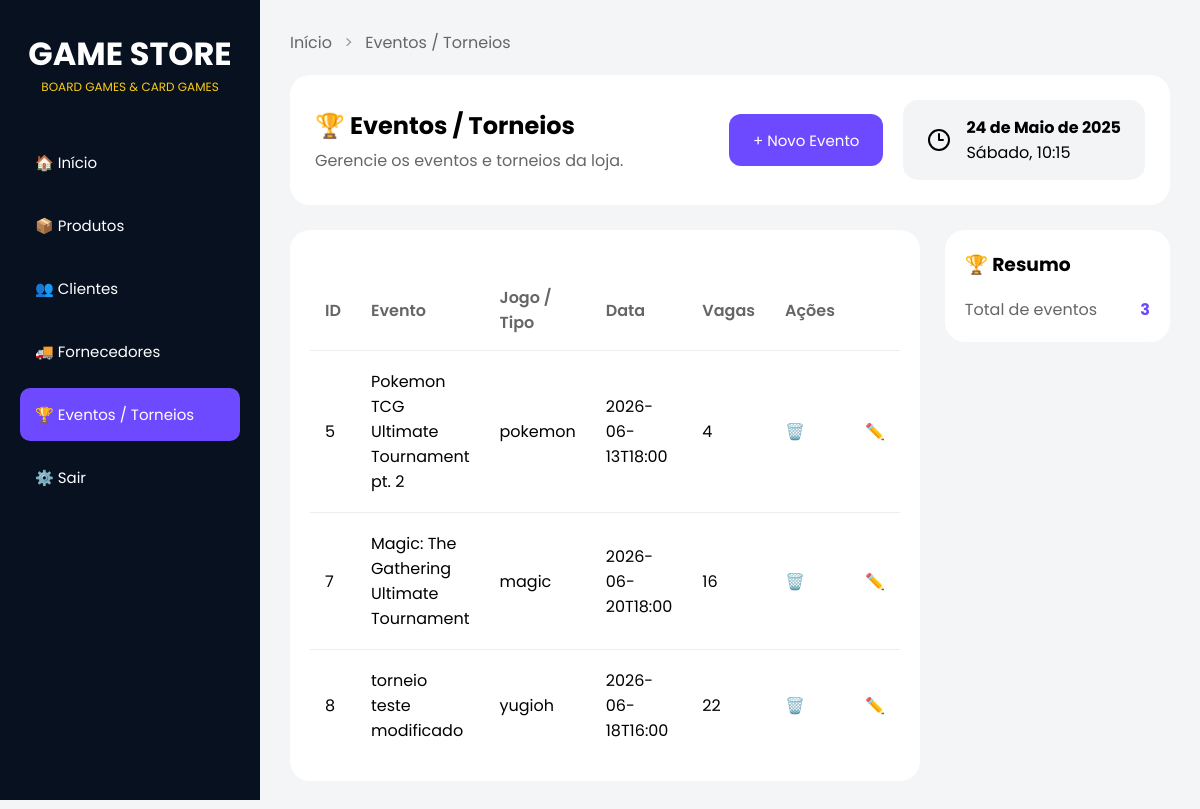
Before: /eventos with the older database file.
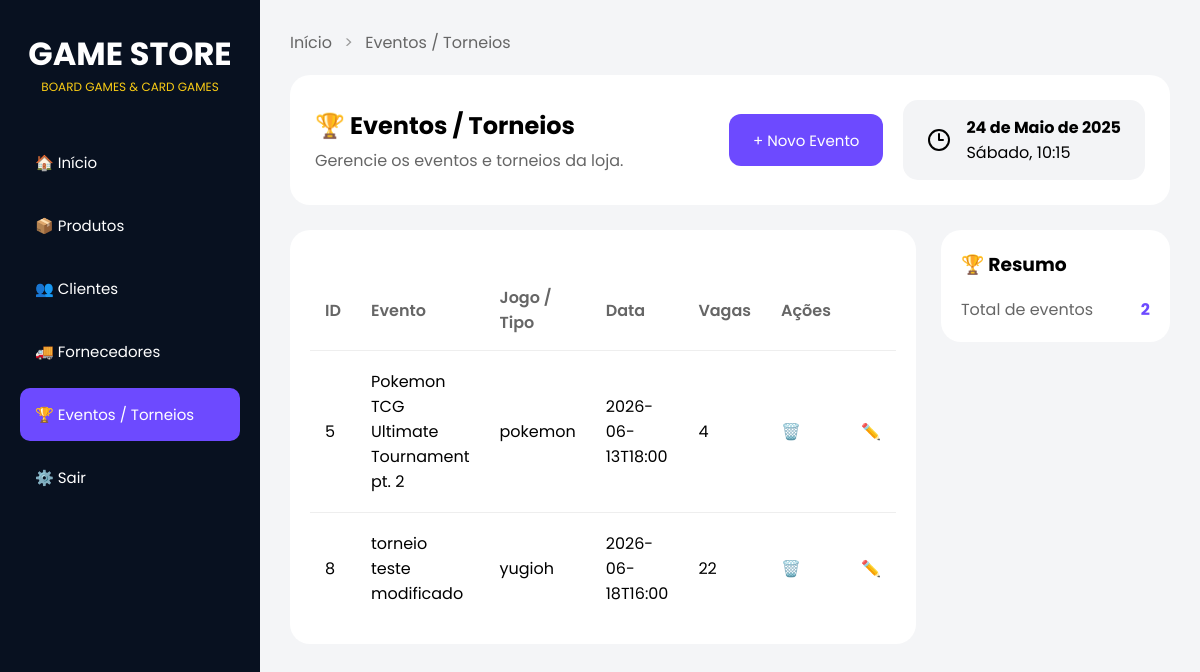
After: the same page with the newer database file.
### tables this page shows
CREATE TABLE eventos (
            id INTEGER PRIMARY KEY AUTOINCREMENT,
            nome TEXT NOT NULL,
            jogo TEXT NOT NULL,
            data TEXT NOT NULL,
            vagas INTEGER NOT NULL
        );

### routes.py (the view)
@app.route("/eventos")
def eventos():
    criar_tabela_eventos()
    lista = listar_eventos()
    return render_template(
    "eventos.html",
    eventos=lista,
    total_eventos=len(lista),
    modo = "criar"
)

### database.py (called while the page is built)
def conectar():
    return sqlite3.connect(CAMINHO_BANCO)

### modules/eventos.py (called while the page is built)
def criar_tabela_eventos():
    conn = conectar()
    cursor = conn.cursor()
    cursor.execute("""
        CREATE TABLE IF NOT EXISTS eventos (
            id INTEGER PRIMARY KEY AUTOINCREMENT,
            nome TEXT NOT NULL,
            jogo TEXT NOT NULL,
            data TEXT NOT NULL,
            vagas INTEGER NOT NULL
        )
    """)
    conn.commit()
    conn.close()

def listar_eventos():
    conn = conectar()
    cursor = conn.cursor()
    cursor.execute("SELECT * FROM eventos") # seleciona tudo da tabela eventos
    eventos = cursor.fetchall()
    conn.close()
    return eventos # retorna tudo q selecionamos com o fetchall

### templates/eventos.html (shortened to what this page needs)
<!doctype html>
<html lang="pt-BR">
<head>
  <link rel="stylesheet" href="{{ url_for('static', filename='eventos.css') }}" />
</head>
<body>
  <div class="sidebar">
    <div class="logo">
      <h1>GAME STORE</h1>
      <p>BOARD GAMES & CARD GAMES</p>
    </div>
    <div class="menu">
      <a href="/">🏠 Início</a>
      <a href="/produtos">📦 Produtos</a>
      <a href="/clientes">👥 Clientes</a>
      <a href="/fornecedores">🚚 Fornecedores</a>
      <a href="/eventos" class="active">🏆 Eventos / Torneios</a>
      <a href="#">⚙️ Sair</a>
    </div>
  </div>
  <main class="main">
    <div class="breadcrumb">
      <a href="/home">Início</a>
      <span>></span>
      <a href="/eventos">Eventos / Torneios</a>
    </div>
    <section class="topo">
      <div class="titulo-subt">
        <h1>🏆 Eventos / Torneios</h1>
        <p>Gerencie os eventos e torneios da loja.</p>
      </div>
      <div class="botoes-titulo">
        <button class="new-event" onclick="mostrarFormulario()">
          + Novo Evento
        </button>
      </div>
      <div class="data">
        <i data-lucide="clock-3"></i>
        <div class="data-textos">
          <h4>24 de Maio de 2025</h4>
          <p>Sábado, 10:15</p>
        </div>
      </div>
    </section>
    <section class="content">
      <div class="eventos">
        <table class="tabela-eventos">
          <thead>
            <tr>
              <th>ID</th>
              <th>Evento</th>
              <th>Jogo / Tipo</th>
              <th>Data</th>
              <th>Vagas</th>
              <th>Ações</th>
            </tr>
          </thead>
          <tbody>
            {% for evento in eventos %}
            <tr>
              <td>{{ evento[0] }}</td>
              <td>{{ evento[1] }}</td>
              <td>{{ evento[2] }}</td>
              <td>{{ evento[3] }}</td>
              <td>{{ evento[4] }}</td>
              <td>
                <form action="/eventos/excluir/{{ evento[0] }}" method="POST">
                  <button type="submit">🗑️</button>
                </form>
              </td>
              <td>
                <form action="/eventos/editar/{{ evento[0] }}" method="GET">
                  <button type="submit">✏️</button>
                </form>
              </td>
            </tr>
            {% endfor %}
          </tbody>
        </table>
      </div>
      <aside class="barra-direita">
        <div class="card">
          <h3>🏆 Resumo</h3>
          <div class="info">
            <span>Total de eventos</span>
            <strong>{{ total_eventos }}</strong>
          </div>
        </div>
      </aside>
    </section>
  </main>
</body>
</html>

### static/Eventos.css (style rules this page uses)
* { margin: 0; padding: 0; box-sizing: border-box; font-family: "Poppins", sans-serif; }
body { background: #f4f5f7; display: flex; }
.sidebar { width: 260px; height: 100vh; background: #081120; color: white; padding: 30px 20px; position: fixed; }
.logo { text-align: center; margin-bottom: 40px; }
.logo h1 { font-size: 32px; }
.logo p { color: #facc15; font-size: 12px; }
.menu { display: flex; flex-direction: column; gap: 10px; }
.menu a { text-decoration: none; color: white; padding: 15px; border-radius: 10px; transition: 0.3s; font-size: 15px; }
.menu a.active { background: #6d4aff; }
.main { margin-left: 260px; width: calc(100% - 260px); padding: 30px; }
.breadcrumb { margin-bottom: 20px; }
.breadcrumb a { text-decoration: none; color: #666; }
.breadcrumb span { margin: 0 8px; color: #999; }
.topo { display: flex; align-items: center; gap: 20px; background: white; padding: 25px; border-radius: 20px; margin-bottom: 25px; }
.titulo-subt { flex: 1; }
.titulo-subt h1 { margin-bottom: 5px; }
.titulo-subt p { color: #666; }
.botoes-titulo { display: flex; gap: 10px; }
.new-event { height: 52px; padding: 0 24px; border: none; border-radius: 12px; font-size: 15px; cursor: pointer; transition: 0.3s; background: #6d4aff; color: white; }
.data { display: flex; align-items: center; gap: 15px; background: #f3f4f6; padding: 15px 24px; border-radius: 15px; }
.data-textos h4, .data-textos p { margin: 0; }
.content { display: flex; gap: 25px; }
.eventos { flex: 1; background: white; border-radius: 20px; padding: 20px; }
.barra-direita { width: 320px; }
.card { background: white; border-radius: 20px; padding: 20px; margin-bottom: 20px; }
.card h3 { margin-bottom: 15px; }
.tabela-eventos { width: 100%; border-collapse: collapse; margin-top: 20px; }
.tabela-eventos th { text-align: left; color: #666; font-weight: 600; padding: 15px; }
.tabela-eventos td { padding: 18px 15px; border-top: 1px solid #eee; }
.tabela-eventos td form button { background: none; border: none; cursor: pointer; font-size: 16px; }
.info { display: flex; justify-content: space-between; margin-top: 18px; }
.info span { color: #666; }
.info strong { color: #6d4aff; }

Changed rows visible on the page:
removed eventos: id "7", nome "Magic: The Gathering Ultimate Tournament", jogo "magic", data "2026-06-20T18:00", vagas "16"
Other visible differences:
{{ total_eventos }}: "3" → "2"
